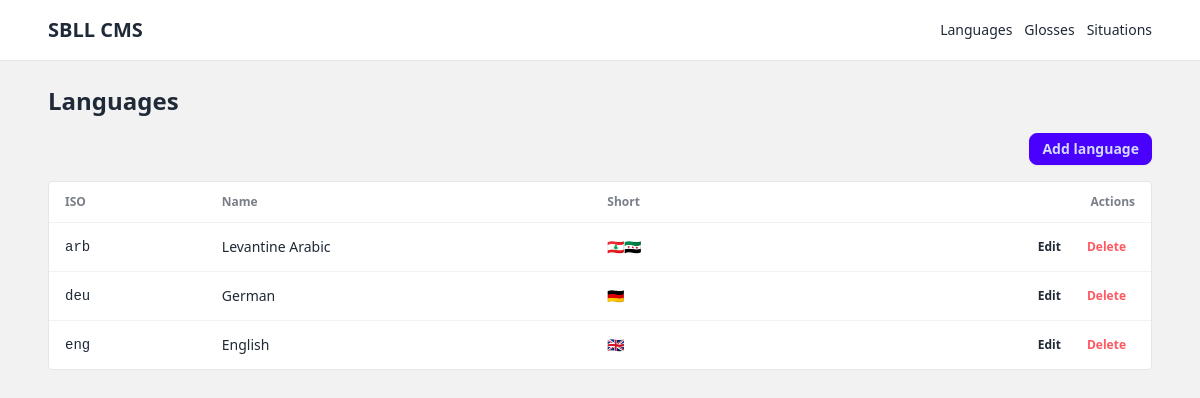
Page /languages/ on the committed database.
### cms/models/language.py (models this page shows, shortened)
class Language(models.Model):
    iso = models.CharField(max_length=3, primary_key=True)
    name = models.CharField(max_length=128)
    short = models.CharField(max_length=50, null=True, blank=True)

### cms/views.py (the view)
# urls.py: path("languages/", views.language_list, name="language_list"),
def language_list(request):
    languages = Language.objects.order_by("iso")
    return render(request, "cms/language_list.html", {"languages": languages})

### cms/templates/cms/language_list.html (shortened to what this page needs)
{% extends "cms/base.html" %}
{% load lucide_tags %}
{% block content %}
<h1 class="text-2xl font-semibold mb-4">Languages</h1>
<div class="flex justify-end mb-4">
  <a href="{% url 'language_create' %}" class="btn btn-primary btn-sm flex items-center gap-2">
    <span>Add language</span>
  </a>
</div>
<div class="overflow-x-auto bg-base-100 border border-base-300 rounded">
  <table class="table">
    <thead>
      <tr>
        <th>ISO</th>
        <th>Name</th>
        <th>Short</th>
        <th class="text-right">Actions</th>
      </tr>
    </thead>
    <tbody>
      {% for language in languages %}
      <tr>
        <td class="font-mono">{{ language.iso }}</td>
        <td>{{ language.name }}</td>
        <td>{{ language.short|default:"-" }}</td>
        <td class="text-right">
          <div class="flex justify-end gap-2">
            <a href="{% url 'language_update' language.iso %}" class="btn btn-ghost btn-xs gap-1">
              {% lucide "pencil" class="w-4 h-4" %} Edit
            </a>
            <a href="{% url 'language_delete' language.iso %}" class="btn btn-ghost btn-xs text-error gap-1">
              {% lucide "trash" class="w-4 h-4" %} Delete
            </a>
          </div>
        </td>
      </tr>
      {% empty %}
      <tr><td colspan="4" class="text-center text-light">No languages yet.</td></tr>
      {% endfor %}
    </tbody>
  </table>
</div>
{% endblock %}

### rows in the picture
Language: iso "arb", name "Levantine Arabic", short "🇱🇧🇸🇾"
Language: iso "deu", name "German", short "🇩🇪"
Language: iso "eng", name "English", short "🇬🇧"
